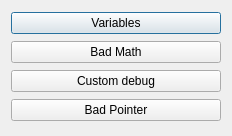
<?xml version="1.0" encoding="UTF-8"?>
<ui version="4.0">
 <class>Dialog</class>
 <widget class="QDialog" name="Dialog">
  <property name="geometry">
   <rect>
    <x>0</x>
    <y>0</y>
    <width>232</width>
    <height>136</height>
   </rect>
  </property>
  <property name="windowTitle">
   <string>Dialog</string>
  </property>
  <layout class="QVBoxLayout" name="verticalLayout">
   <item>
    <widget class="QPushButton" name="pushButton_3">
     <property name="text">
      <string>Variables</string>
     </property>
    </widget>
   </item>
   <item>
    <widget class="QPushButton" name="pushButton_4">
     <property name="text">
      <string>Bad Math</string>
     </property>
    </widget>
   </item>
   <item>
    <widget class="QPushButton" name="pushButton_2">
     <property name="text">
      <string>Custom debug</string>
     </property>
    </widget>
   </item>
   <item>
    <widget class="QPushButton" name="pushButton">
     <property name="text">
      <string>Bad Pointer</string>
     </property>
    </widget>
   </item>
  </layout>
 </widget>
 <layoutdefault spacing="6" margin="11"/>
 <resources/>
 <connections/>
</ui>
